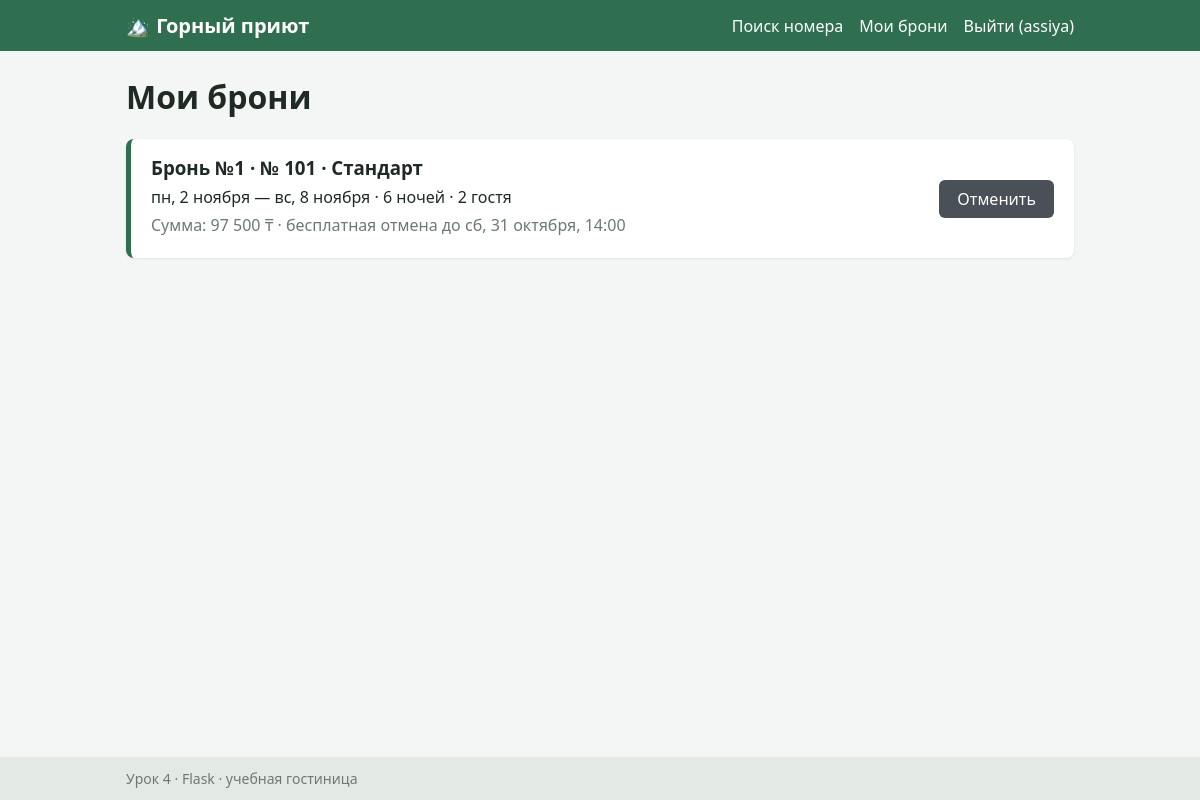
The app's page /bookings (signed in) with its own data.
### tables this page shows
CREATE TABLE users (
    id INTEGER PRIMARY KEY AUTOINCREMENT,
    username TEXT UNIQUE NOT NULL,
    password TEXT NOT NULL
);

CREATE TABLE bookings (
    id INTEGER PRIMARY KEY AUTOINCREMENT,
    user_id INTEGER NOT NULL REFERENCES users (id),
    room_id INTEGER NOT NULL REFERENCES rooms (id),
    check_in TEXT NOT NULL,
    check_out TEXT NOT NULL,
    guests INTEGER NOT NULL,
    total INTEGER NOT NULL,
    promo TEXT NOT NULL DEFAULT '',
    status TEXT NOT NULL DEFAULT 'confirmed',
    created TEXT NOT NULL DEFAULT (datetime('now', 'localtime'))
);

### app/views/bookings.py (the view)
@bp.route("/bookings")
@login_required
def my_bookings():
    items = []
    for b in bookings_repo.for_user(session["user_id"]):
        items.append({
            "booking": b,
            "room": rooms_repo.get(b.room_id),
            "can_cancel": booking.can_cancel(b),
            "deadline": booking.cancel_deadline(b),
        })
    return render_template("bookings.html", items=items)

### app/auth.py (called while the page is built)
def current_user():
    user_id = session.get("user_id")
    if user_id is None:
        return None
    user = get_db().execute(
        "SELECT * FROM users WHERE id = ? AND username = ?",
        (user_id, session.get("username")),
    ).fetchone()
    if user is None:
        session.pop("user_id", None)
        session.pop("username", None)
    return user

def login_required(view):
    @wraps(view)
    def wrapper(*args, **kwargs):
        if current_user() is None:
            flash("Сначала войдите в аккаунт")
            return redirect(url_for("auth.login"))
        return view(*args, **kwargs)
    return wrapper

def inject_user():
    return {"user": current_user()}

### app/db.py (called while the page is built)
def get_db():
    if "db" not in g:
        if not os.path.exists(config.DATABASE):
            init_db()
        g.db = sqlite3.connect(config.DATABASE)
        g.db.row_factory = sqlite3.Row
    return g.db

### app/models/booking.py (called while the page is built)
    @property
    def nights(self):
        return (self.check_out - self.check_in).days

    @property
    def is_confirmed(self):
        return self.status == "confirmed"

### app/models/room.py (called while the page is built)
    @property
    def title(self):
        return f"№ {self.number} · {self.type_name}"

### app/repositories/bookings.py (called while the page is built)
def _to_booking(row):
    return Booking(
        id=row["id"],
        user_id=row["user_id"],
        room_id=row["room_id"],
        check_in=parse_date(row["check_in"]),
        check_out=parse_date(row["check_out"]),
        guests=row["guests"],
        total=row["total"],
        promo=row["promo"],
        status=row["status"],
        created=row["created"],
    )

def for_user(user_id):
    rows = get_db().execute(queries.BOOKINGS_BY_USER, (user_id,)).fetchall()
    return [_to_booking(r) for r in rows]

### app/repositories/rooms.py (called while the page is built)
def _to_room(row):
    return Room(
        id=row["id"],
        number=row["number"],
        floor=row["floor"],
        type_name=row["type_name"],
        price=row["price"],
        capacity=row["capacity"],
        description=row["description"],
    )

def get(room_id):
    row = get_db().execute(queries.ROOM_BY_ID, (room_id,)).fetchone()
    return _to_room(row) if row else None

### app/services/booking.py (called while the page is built)
def cancel_deadline(booking):
    checkin_moment = datetime(
        booking.check_in.year,
        booking.check_in.month,
        booking.check_in.day,
        config.CHECKIN_HOUR,
    )
    return checkin_moment - timedelta(hours=config.FREE_CANCEL_HOURS)

def can_cancel(booking):
    return booking.is_confirmed and datetime.now() < cancel_deadline(booking)

### app/utils/dates.py (called while the page is built)
def parse_date(text):
    return datetime.strptime(text, "%Y-%m-%d").date()

### app/templates/bookings.html (shortened to what this page needs)
{% extends "base.html" %}
{% block content %}
  <h1>Мои брони</h1>
  {% if items %}
    {% for item in items %}
      {% set b = item['booking'] %}
      <article class="card {% if not b.is_confirmed %}card--cancelled{% endif %}">
        <div>
          <h3>Бронь №{{ b.id }} · {{ item['room'].title }}</h3>
          <p>{{ b.check_in|date }} — {{ b.check_out|date }} · {{ b.nights|nights }} · {{ b.guests|guests }}</p>
          <p class="muted">
            Сумма: {{ b.total|money }}{% if b.promo %} (промокод {{ b.promo }}){% endif %} ·
            {% if not b.is_confirmed %}
              отменена
            {% elif item['can_cancel'] %}
              бесплатная отмена до {{ item['deadline'].date()|date }}, {{ item['deadline'].strftime('%H:%M') }}
            {% else %}
              отменить уже нельзя
            {% endif %}
          </p>
        </div>
        {% if item['can_cancel'] %}
          <form method="post" action="{{ url_for('bookings.cancel', booking_id=b.id) }}">
            <button class="button--danger" type="submit">Отменить</button>
          </form>
        {% endif %}
      </article>
    {% endfor %}
  {% else %}
    <p class="muted">У вас пока нет броней. <a href="{{ url_for('search.index') }}">Найти номер</a></p>
  {% endif %}
{% endblock %}

### app/templates/base.html (shortened to what this page needs)
<!doctype html>
<html lang="ru">
<head>
  <link rel="stylesheet" href="{{ url_for('static', filename='css/style.css') }}">
</head>
<body>
  <header class="header">
    <div class="container header__inner">
      <a class="logo" href="{{ url_for('search.index') }}">🏔️ Горный приют</a>
      <nav class="nav">
        <a href="{{ url_for('search.index') }}">Поиск номера</a>
        {% if user %}
          <a href="{{ url_for('bookings.my_bookings') }}">Мои брони</a>
          <a href="{{ url_for('auth.logout') }}">Выйти ({{ user['username'] }})</a>
        {% else %}
          <a href="{{ url_for('auth.login') }}">Вход</a>
          <a href="{{ url_for('auth.register') }}">Регистрация</a>
        {% endif %}
      </nav>
    </div>
  </header>
  <main class="container">
    {% block content %}{% endblock %}
  </main>
  <footer class="footer">
    <div class="container">Урок 4 · Flask · учебная гостиница</div>
  </footer>
</body>
</html>

### app/static/css/style.css (style rules this page uses)
* { box-sizing: border-box; }
body { margin: 0; font-family: "Segoe UI", Arial, sans-serif; background: #f3f6f4; color: #1f2a24; display: flex; flex-direction: column; min-height: 100vh; }
a { color: #2f6f4f; }
h1 { margin-top: 0; }
.container { width: 100%; max-width: 980px; margin: 0 auto; padding: 0 16px; }
main.container { flex: 1; padding-top: 24px; padding-bottom: 24px; }
.header { background: #2f6f4f; color: #fff; }
.header__inner { display: flex; flex-wrap: wrap; align-items: center; justify-content: space-between; gap: 8px; padding-top: 12px; padding-bottom: 12px; }
.logo { color: #fff; font-size: 20px; font-weight: bold; text-decoration: none; }
.nav { display: flex; flex-wrap: wrap; gap: 16px; }
.nav a { color: #fff; text-decoration: none; }
.muted { color: #6c7a72; }
.card { display: flex; flex-wrap: wrap; align-items: center; justify-content: space-between; gap: 16px; background: #fff; border-radius: 8px; padding: 16px 20px; margin-bottom: 14px; box-shadow: 0 1px 3px rgba(0, 0, 0, 0.08); border-left: 5px solid #2f6f4f; }
.card > div:first-child { flex: 1; min-width: 240px; }
.card h2, .card h3, .card p { margin: 0 0 6px; }
button, .button { display: inline-block; font: inherit; padding: 8px 18px; border: none; border-radius: 6px; background: #2f6f4f; color: #fff; cursor: pointer; text-decoration: none; }
.button--danger { background: #495057; }
.footer { background: #e3e9e5; color: #6c7a72; font-size: 14px; padding: 12px 0; }

### records on screen
users: username "assiya"
bookings: id "1", guests|guests "2 гостя", total "97 500 ₸"

### other values on screen
{{ item['room'].title }} "№ 101 · Стандарт"
{{ b.check_in|date }} "пн, 2 ноября"
{{ b.check_out|date }} "вс, 8 ноября"
{{ b.nights|nights }} "6 ночей"
{{ item['deadline'].date()|date }} "сб, 31 октября"
{{ item['deadline'].strftime('%H:%M') }} "14:00"
